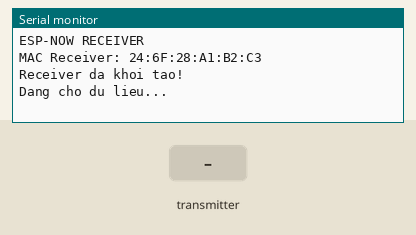
Recording of a program running on a simulated ESP32. Parts: the last lines printed to the serial monitor. The inputs (shaded band) are chosen by the test bench.

Above: at 1.2 s.
1.3 s: the transmitter starts sending id = 0
At 1.61 s:
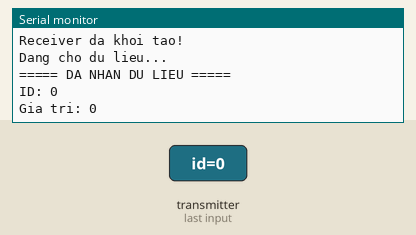
2.8 s: the transmitter starts sending value = 1024
At 3.11 s:
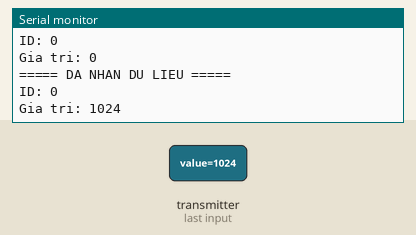
4.3 s: the transmitter starts sending id = 1
5.8 s: the transmitter starts sending value = 2048
At 6.11 s:
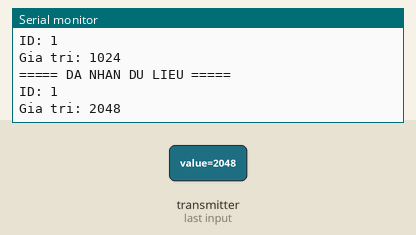
Timing chart, 0 to 8.3 s (numbered marks = the images above; inputs shaded):
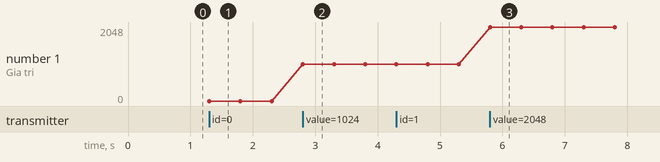

The program:

main.cpp
```cpp
#include <Arduino.h>

#include <WiFi.h>
#include <esp_now.h>

// Cau truc du lieu nhan
typedef struct {
  int id;
  int value;
} Message;

Message receivedData;

// Ham xu ly khi nhan duoc du lieu
void OnDataRecv(const esp_now_recv_info_t *info,
                const uint8_t *data, int len) {
  if (len != sizeof(receivedData)) {
    Serial.println("Du lieu khong hop le!");
    return;
  }

  memcpy(&receivedData, data, sizeof(receivedData));

  Serial.println("===== DA NHAN DU LIEU =====");
  Serial.print("ID: ");
  Serial.println(receivedData.id);

  Serial.print("Gia tri: ");
  Serial.println(receivedData.value);
}

void setup() {
  Serial.begin(115200);

  Serial.println("ESP-NOW RECEIVER");

  WiFi.mode(WIFI_STA);

  Serial.print("MAC Receiver: ");
  Serial.println(WiFi.macAddress());

  if (esp_now_init() != ESP_OK) {
    Serial.println("Khoi tao ESP-NOW that bai!");
    return;
  }

  esp_now_register_recv_cb(OnDataRecv);

  Serial.println("Receiver da khoi tao!");
  Serial.println("Dang cho du lieu...");
}

void loop() {
  delay(1000);
}
```

Measured:
- after the input at 1.3 s, the serial monitor: prints a new line at once (image 1)
- after the input at 2.8 s, the serial monitor: prints a new line at once (image 2)
- after the input at 5.8 s, the serial monitor: prints a new line at once (image 3)
- plotted number 1: 0 → 1024 after the input at 2.8 s, 1024 → 2048 after the input at 5.8 s
